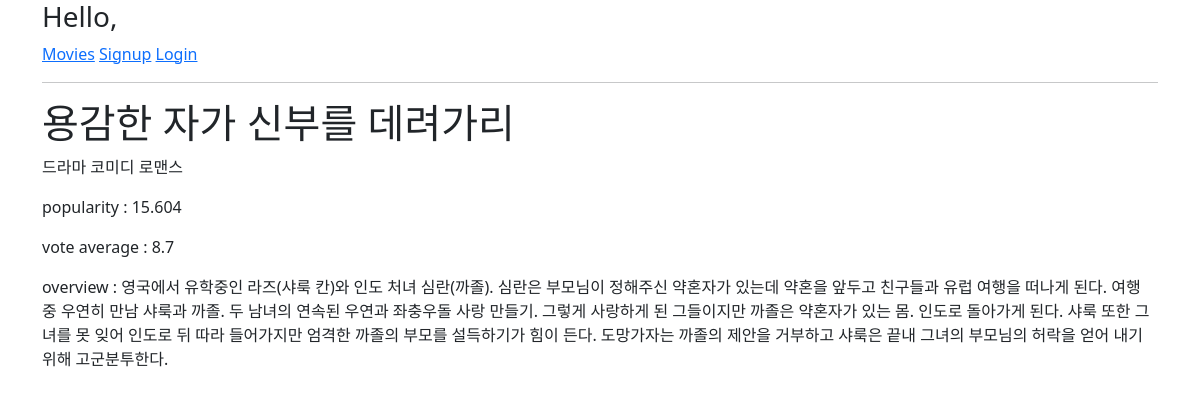
Page /movies/5/ on the committed database.
### movies/models.py (models this page shows)
class Movie(models.Model):
    title = models.CharField(max_length=100)
    release_date = models.DateField()
    popularity = models.FloatField()
    vote_count = models.IntegerField()
    vote_average = models.FloatField()
    overview = models.TextField()
    poster_path = models.CharField(max_length=200)
    genres = models.ManyToManyField(Genre)

class Genre(models.Model):
    name = models.CharField(max_length=50)

### movies/views.py (the view)
# urls.py: path('<int:movie_pk>/', views.detail, name='detail'),
@require_GET
def detail(request, movie_pk):
    movie = get_object_or_404(Movie, pk=movie_pk)
    context = {
        'movie': movie,
    }
    return render(request, 'movies/detail.html', context)

### movies/templates/movies/detail.html (shortened to what this page needs)
{% extends 'base.html' %}
{% block content %}
  <h1>{{ movie.title }}</h1>
  <p>
    {% for genre in movie.genres.all %}
    <span>{{ genre.name }}</span>
    {% endfor %}
  </p>
  <p>popularity : {{ movie.popularity }}</p>
  <p>vote average : {{ movie.vote_average }}</p>
  <p>overview : {{ movie.overview }}</p>
{% endblock %}

### rows in the picture
Movie: title "용감한 자가 신부를 데려가리", popularity "15.604", vote_average "8.7", overview "영국에서 유학중인 라즈(샤룩 칸)와 인도 처녀 심란(까졸). 심란은 부모님이 정해주신 약혼자가 있는데 약혼을 앞두고 친구들과 유럽 여행을 떠나게 된다. 여행 중 우연히 만남 샤룩과 까졸. 두 남녀의 연속된 우연과 좌충우돌 사랑 만들기. 그렇게 사랑하게 된 그들이지만 까졸은 약혼자가 있는 몸. 인도로 돌아가게 된다. 샤룩 또한 그녀를 못 잊어 인도로 뒤 따라 들어가지만 엄격한 까졸의 부모를 설득하기가 힘이 든다. 도망가자는 까졸의 제안을 거부하고 샤룩은 끝내 그녀의 부모님의 허락을 얻어 내기 위해 고군분투한다."
Genre: name "드라마"
Genre: name "코미디"
Genre: name "로맨스"
